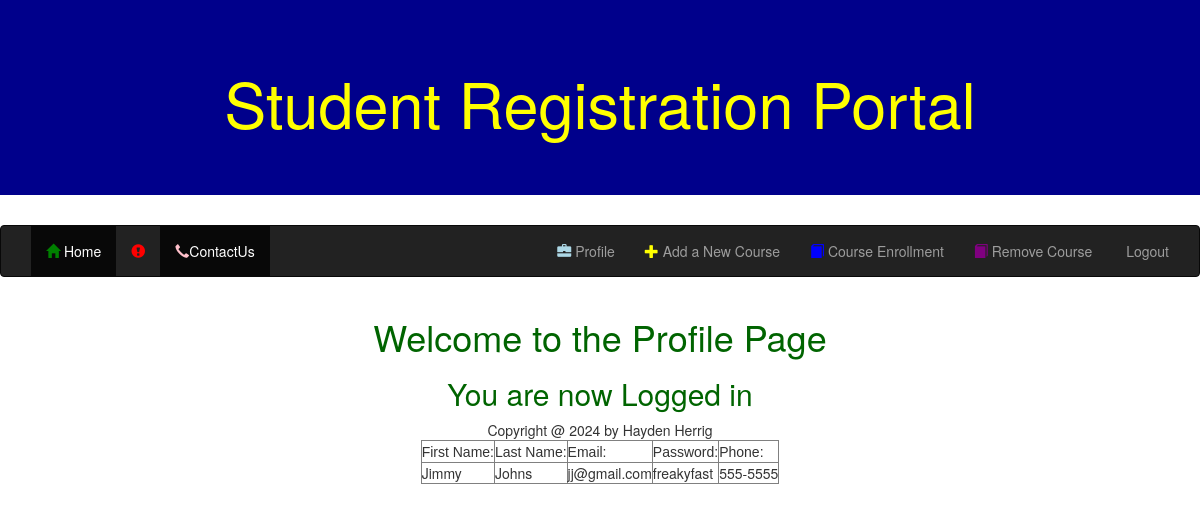
The page /profile.php (signed in) on the database its author committed.
### tables this page shows
CREATE TABLE `tbluser` (
  `ID` int(6) NOT NULL,
  `email` varchar(50) NOT NULL,
  `password` text NOT NULL,
  `firstName` text NOT NULL,
  `lastName` text NOT NULL,
  `phone` varchar(12) NOT NULL
);

### profile.php (the view, shortened to what this page needs)
<!DOCTYPE html>
<html lang="en">
<head>
	<link rel="stylesheet" href="http://maxcdn.bootstrapcdn.com/bootstrap/3.3.7/css/bootstrap.min.css">
</head>
<body>
<?php include 'master.php';?>
	<div class="container text-center" style="color:darkgreen">
	<h1>Welcome to the Profile Page</h1>
	<h2> You are now Logged in</h2>
	</div>
<?php require('config.php');?>
<?php
echo '<table align = "center" border = "1" cellspacing="2" cellpadding = "2">
		<tr>
			<td><font face = "Arial">First Name: </font> </td>
			<td><font face = "Arial">Last Name: </font> </td>
			<td><font face = "Arial">Email: </font> </td>
			<td><font face = "Arial">Password: </font> </td>
			<td><font face = "Arial">Phone: </font> </td>
			</tr>';
$sql = "SELECT * FROM tbluser WHERE email = '".$_SESSION['login_user']."'";
$result=$con->query($sql);
if($result->num_rows > 0)
{
		while($row=$result->fetch_assoc())
		{
			$firstName = $row["firstName"];
			$lastName = $row["lastName"];
			$email = $row["email"];
			$password = $row["password"];
			$phone = $row["phone"];
			echo '<tr>
				<td>'.$firstName.'</td>
				<td>'.$lastName.'</td>
				<td>'.$email.'</td>
				<td>'.$password.'</td>
				<td>'.$phone.'</td>
				</tr>';
		}
}
	else
	{
		echo "0 results";
	}
?>
<?php include 'footer.php';?>
</body>
</html>

### rows shown on the page
tbluser: firstName "Jimmy", lastName "Johns", email "jj@gmail.com", password "freakyfast", phone "555-5555"
